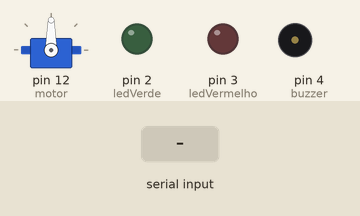
This sketch was run on a simulated Arduino Uno, built with avr-gcc and run on an emulated ATmega328P. Shown: servo, output pins drawn as LEDs (lit = HIGH), buzzer (waves = sounding, pin HIGH). The test bench sets the inputs (shaded band). What the sketch prints to the serial monitor is not drawn.

Above: at 1.2 s.
1.3 s: "90,45\n" received over Serial
At 1.8 s:
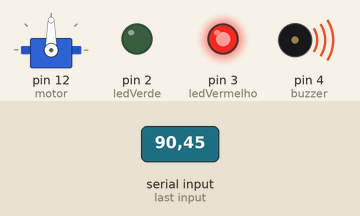
Timing chart, 0 to 11.2 s (numbered marks = the images above; inputs shaded):
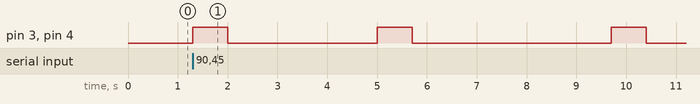

Measured:
- after the input at 1.3 s, pin 3 (ledVermelho), pin 4 (buzzer): goes HIGH 0.70 s, LOW 3.0 s, HIGH 0.70 s, LOW 4.0 s, HIGH 0.70 s, then LOW, starting at once

The sketch:

senhas1.ino
```cpp
#include <Servo.h>
Servo motor;
const int buzzer = 4;
const int ledVermelho = 3;
const int ledVerde = 2;
const int senhaCorreta = 123;
int senhaDigitada;

void setup()
{
  motor.write(90);
  Serial.begin(9600);
  motor.attach(12);
  pinMode(ledVermelho, OUTPUT);
  pinMode(ledVerde, OUTPUT);
  pinMode(buzzer, OUTPUT);
}

void loop()
{

  Serial.println("Advinhe a senha para entrar no sistema");
  while(!Serial.available());
  senhaDigitada = Serial.parseInt();

  if(senhaCorreta == senhaDigitada){
    digitalWrite(ledVerde, HIGH);
    delay(700);
    digitalWrite(ledVerde, LOW);
  } else {
    digitalWrite(buzzer, HIGH);
    digitalWrite(ledVermelho, HIGH);
    delay(700);
    digitalWrite(ledVermelho, LOW);
    digitalWrite(buzzer, LOW);
}
    delay(3000);
}
```
